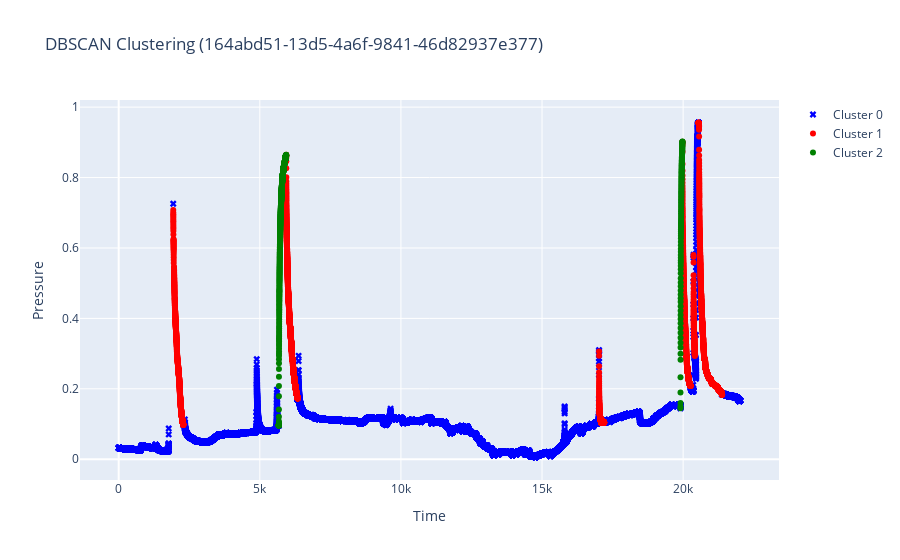

Notebook code for this chart:
### Code cell
filename, recovery, drop, clust_df = process_file(filename, DATA_PATH)
plot_data(clust_df, filename)

### Figure 1 — Plotly figure (JSON) as saved in the notebook; plotly's stock layout.template omitted (floating-point values rounded to 4 significant figures; data arrays with more than 128 entries replaced by an {"elided": "..."} marker saying what was removed)
{"data": [{"marker": {"color": "blue", "size": 6, "symbol": "x"}, "mode": "markers", "name": "Cluster 0", "type": "scatter", "x": {"elided": "50621 float values"}, "y": {"elided": "50621 float values"}}, {"marker": {"color": "red", "size": 6, "symbol": "circle"}, "mode": "markers", "name": "Cluster 1", "type": "scatter", "x": {"elided": "5229 float values"}, "y": {"elided": "5229 float values"}}, {"marker": {"color": "green", "size": 6, "symbol": "circle"}, "mode": "markers", "name": "Cluster 2", "type": "scatter", "x": {"elided": "836 float values"}, "y": {"elided": "836 float values"}}], "layout": {"showlegend": true, "title": {"text": "DBSCAN Clustering (164abd51-13d5-4a6f-9841-46d82937e377)"}, "xaxis": {"title": {"text": "Time"}}, "yaxis": {"title": {"text": "Pressure"}}}}
